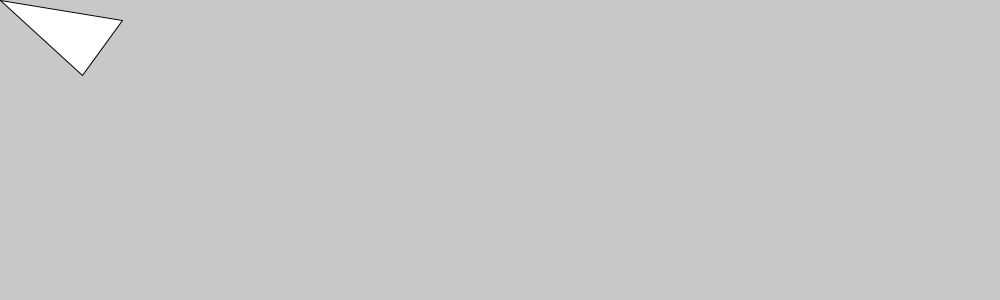
Frame 1 (no input)
Frame 60 (the mouse pressed at the canvas centre just before this capture): identical to frame 1, image omitted
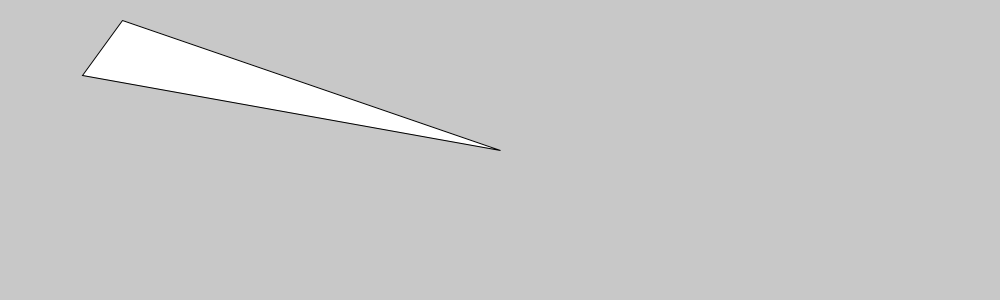
Frame 120 (the mouse held since frame 60 and released just before this capture)

The Processing sketch that drew these frames (run headless with seeded random() and noise(); from frame 60 on, the mouse is pressed at the canvas centre):

// Processing sketch: ejercicio_13
// ── ejercicio_13.pde
float posX= random(50,100) ;

void setup(){
  size(1000,300);
}

void draw(){
  background(200);
  triangle(posX, 75, posX+40, 20, mouseX, mouseY);
}

void mouseMoved(){
  posX = posX + random(1,3);
                    
}
